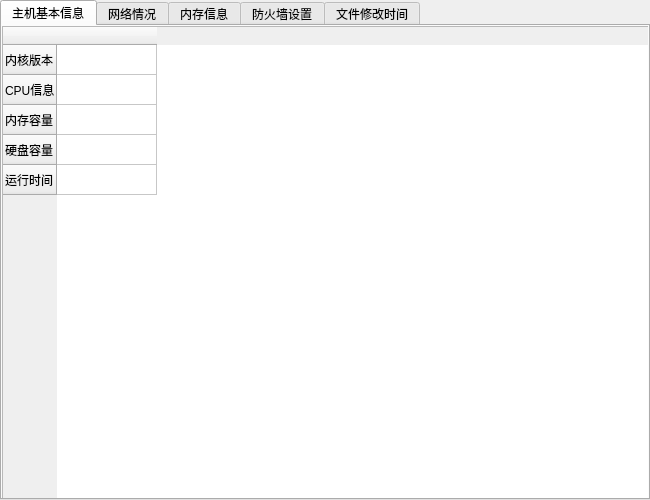
<?xml version="1.0" encoding="UTF-8"?>
<ui version="4.0">
 <class>MainWindow</class>
 <widget class="QMainWindow" name="MainWindow">
  <property name="geometry">
   <rect>
    <x>0</x>
    <y>0</y>
    <width>650</width>
    <height>500</height>
   </rect>
  </property>
  <property name="windowTitle">
   <string>MainWindow</string>
  </property>
  <widget class="QWidget" name="centralWidget">
   <widget class="QTabWidget" name="tabWidget">
    <property name="geometry">
     <rect>
      <x>0</x>
      <y>0</y>
      <width>650</width>
      <height>500</height>
     </rect>
    </property>
    <property name="styleSheet">
     <string notr="true">font: 12pt &quot;华文中宋&quot;;</string>
    </property>
    <property name="currentIndex">
     <number>0</number>
    </property>
    <widget class="QWidget" name="tab">
     <attribute name="title">
      <string>主机基本信息</string>
     </attribute>
     <widget class="QTableWidget" name="tableWidget_5">
      <property name="geometry">
       <rect>
        <x>0</x>
        <y>0</y>
        <width>650</width>
        <height>500</height>
       </rect>
      </property>
      <row>
       <property name="text">
        <string>内核版本</string>
       </property>
      </row>
      <row>
       <property name="text">
        <string>CPU信息</string>
       </property>
      </row>
      <row>
       <property name="text">
        <string>内存容量</string>
       </property>
      </row>
      <row>
       <property name="text">
        <string>硬盘容量</string>
       </property>
      </row>
      <row>
       <property name="text">
        <string>运行时间</string>
       </property>
      </row>
      <column>
       <property name="text">
        <string/>
       </property>
      </column>
     </widget>
    </widget>
    <widget class="QWidget" name="tab_2">
     <attribute name="title">
      <string>网络情况</string>
     </attribute>
     <widget class="QTableWidget" name="tableWidget_3">
      <property name="geometry">
       <rect>
        <x>0</x>
        <y>0</y>
        <width>650</width>
        <height>500</height>
       </rect>
      </property>
      <row>
       <property name="text">
        <string>网卡名称</string>
       </property>
      </row>
      <row>
       <property name="text">
        <string>IP地址</string>
       </property>
      </row>
      <row>
       <property name="text">
        <string>子网掩码</string>
       </property>
      </row>
      <row>
       <property name="text">
        <string>广播地址</string>
       </property>
      </row>
      <row>
       <property name="text">
        <string>MAC地址</string>
       </property>
      </row>
      <column>
       <property name="text">
        <string/>
       </property>
      </column>
     </widget>
    </widget>
    <widget class="QWidget" name="tab_3">
     <attribute name="title">
      <string>内存信息</string>
     </attribute>
     <widget class="QTableWidget" name="tableWidget_2">
      <property name="geometry">
       <rect>
        <x>0</x>
        <y>0</y>
        <width>650</width>
        <height>500</height>
       </rect>
      </property>
      <row>
       <property name="text">
        <string/>
       </property>
      </row>
      <row>
       <property name="text">
        <string/>
       </property>
      </row>
      <row>
       <property name="text">
        <string/>
       </property>
      </row>
      <row>
       <property name="text">
        <string/>
       </property>
      </row>
      <row>
       <property name="text">
        <string/>
       </property>
      </row>
      <row>
       <property name="text">
        <string/>
       </property>
      </row>
      <row>
       <property name="text">
        <string/>
       </property>
      </row>
      <row>
       <property name="text">
        <string/>
       </property>
      </row>
      <row>
       <property name="text">
        <string/>
       </property>
      </row>
      <row>
       <property name="text">
        <string/>
       </property>
      </row>
      <row>
       <property name="text">
        <string/>
       </property>
      </row>
      <row>
       <property name="text">
        <string/>
       </property>
      </row>
      <row>
       <property name="text">
        <string/>
       </property>
      </row>
      <row>
       <property name="text">
        <string/>
       </property>
      </row>
      <row>
       <property name="text">
        <string/>
       </property>
      </row>
      <row>
       <property name="text">
        <string/>
       </property>
      </row>
      <row>
       <property name="text">
        <string/>
       </property>
      </row>
      <row>
       <property name="text">
        <string/>
       </property>
      </row>
      <row>
       <property name="text">
        <string/>
       </property>
      </row>
      <row>
       <property name="text">
        <string/>
       </property>
      </row>
      <row>
       <property name="text">
        <string/>
       </property>
      </row>
      <row>
       <property name="text">
        <string/>
       </property>
      </row>
      <row>
       <property name="text">
        <string/>
       </property>
      </row>
      <row>
       <property name="text">
        <string/>
       </property>
      </row>
      <row>
       <property name="text">
        <string/>
       </property>
      </row>
      <row>
       <property name="text">
        <string/>
       </property>
      </row>
      <column>
       <property name="text">
        <string>进程PID</string>
       </property>
      </column>
      <column>
       <property name="text">
        <string>CPU使用</string>
       </property>
      </column>
      <column>
       <property name="text">
        <string>内存使用</string>
       </property>
      </column>
      <column>
       <property name="text">
        <string>开始时间</string>
       </property>
      </column>
      <column>
       <property name="text">
        <string>创建用户</string>
       </property>
      </column>
     </widget>
    </widget>
    <widget class="QWidget" name="tab_4">
     <property name="styleSheet">
      <string notr="true">background-color: rgb(255, 255, 255);</string>
     </property>
     <attribute name="title">
      <string>防火墙设置</string>
     </attribute>
     <widget class="QTextEdit" name="textEdit">
      <property name="geometry">
       <rect>
        <x>0</x>
        <y>0</y>
        <width>641</width>
        <height>461</height>
       </rect>
      </property>
     </widget>
     <widget class="QTableWidget" name="tableWidget">
      <property name="geometry">
       <rect>
        <x>0</x>
        <y>0</y>
        <width>650</width>
        <height>500</height>
       </rect>
      </property>
      <row>
       <property name="text">
        <string/>
       </property>
      </row>
      <row>
       <property name="text">
        <string/>
       </property>
      </row>
      <row>
       <property name="text">
        <string/>
       </property>
      </row>
      <row>
       <property name="text">
        <string/>
       </property>
      </row>
      <row>
       <property name="text">
        <string/>
       </property>
      </row>
      <row>
       <property name="text">
        <string/>
       </property>
      </row>
      <row>
       <property name="text">
        <string/>
       </property>
      </row>
      <row>
       <property name="text">
        <string/>
       </property>
      </row>
      <row>
       <property name="text">
        <string/>
       </property>
      </row>
      <row>
       <property name="text">
        <string/>
       </property>
      </row>
      <row>
       <property name="text">
        <string/>
       </property>
      </row>
      <row>
       <property name="text">
        <string/>
       </property>
      </row>
      <row>
       <property name="text">
        <string/>
       </property>
      </row>
      <row>
       <property name="text">
        <string/>
       </property>
      </row>
      <column>
       <property name="text">
        <string>端口</string>
       </property>
      </column>
      <column>
       <property name="text">
        <string>状态</string>
       </property>
      </column>
      <column>
       <property name="text">
        <string>连接方式</string>
       </property>
      </column>
      <column>
       <property name="text">
        <string>对应服务</string>
       </property>
      </column>
      <column>
       <property name="text">
        <string>允许地址</string>
       </property>
      </column>
     </widget>
    </widget>
    <widget class="QWidget" name="tab_5">
     <attribute name="title">
      <string>文件修改时间</string>
     </attribute>
     <widget class="QTableWidget" name="tableWidget_4">
      <property name="geometry">
       <rect>
        <x>0</x>
        <y>0</y>
        <width>650</width>
        <height>500</height>
       </rect>
      </property>
      <row>
       <property name="text">
        <string>文件名</string>
       </property>
      </row>
      <row>
       <property name="text">
        <string>文件大小</string>
       </property>
      </row>
      <row>
       <property name="text">
        <string>最近访问</string>
       </property>
      </row>
      <row>
       <property name="text">
        <string>最近更改</string>
       </property>
      </row>
      <row>
       <property name="text">
        <string>最近改动</string>
       </property>
      </row>
      <column>
       <property name="text">
        <string/>
       </property>
      </column>
     </widget>
    </widget>
   </widget>
  </widget>
 </widget>
 <layoutdefault spacing="6" margin="11"/>
 <resources/>
 <connections/>
</ui>
